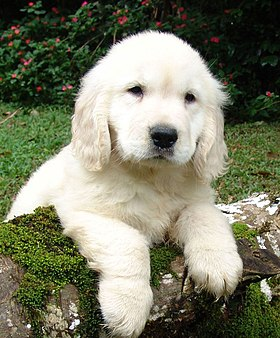
#> input picture Deep_Learning/20200122/dog.jpg, 280 x 338 px, found by its file name
$ jupyter execute --allow-errors 1.1_Object_detection.ipynb   (shell and % lines are left out)
#> lines starting #> are read from the running program, lines starting #| are printed output that depends on the picture; after the words box and inside, x2 and y2 are one past the last pixel; in counts of white or black regions, pixels touching at a corner belong together
[cell 1]
import cv2, numpy as np
import math
import time
import random

from matplotlib import pyplot as plt

from bokeh.plotting import figure #pip install bokeh
from bokeh.io import output_notebook, show, push_notebook


output_notebook()


def imshow(tit, image) :
    plt.title(tit)
    if len(image.shape) == 3 :
        plt.imshow(cv2.cvtColor(image, cv2.COLOR_BGR2RGB))
    else :
        plt.imshow(image, cmap="gray")
    plt.show()


def create_win(frames, scale=1.0) :
    global myImage

    all = []
    for f in frames :
        if len(f.shape ) !=  3 : f = cv2.cvtColor(f, cv2.COLOR_GRAY2BGR)
        all.append(f)
    frame = np.vstack(all)

    fr=cv2.cvtColor(frame, cv2.COLOR_BGR2RGBA) # because Bokeh expects a RGBA image
    fr=cv2.flip(fr, -1) # because Bokeh flips vertically
    width=fr.shape[1]
    height=fr.shape[0]

    p = figure(x_range=(0,width), y_range=(0,height), output_backend="webgl", width=int(width*scale), height=int(height*scale))
    myImage = p.image_rgba(image=[fr], x=0, y=0, dw=width, dh=height)
    show(p, notebook_handle=True)


def update_win(frames) :

    all = []
    for f in frames :
        if len(f.shape ) !=  3 : f = cv2.cvtColor(f, cv2.COLOR_GRAY2BGR)
        all.append(f)
    frame = np.vstack(all)

    fr=cv2.cvtColor(frame, cv2.COLOR_BGR2RGBA)
    fr=cv2.flip(fr, -1)
    myImage.data_source.data['image']=[fr]
    push_notebook()

[cell 2]
#adaboost 방식은 느리기 때문에 cascade 방식을 사용
#통상적인 전면얼굴은 검출 잘됨 - haarcascade_frontalface_default
#눈 검출 - haarcascade_eye
#classifier = cv2.CascadeClassifier('haarcascade_frontalface_default.xml')
classifier = cv2.CascadeClassifier('haarcascade_eye.xml')

#jpg
src = cv2.imread('pic/dog.jpg')
#> src is the input picture: shape (338, 280, 3); mean B, G, R 103.6, 125.2, 123.2

faces = classifier.detectMultiScale(src)
#> faces = ()

#해상도가 작으면 찾기 어렵다
#회전되어 있는 얼굴은 회전을 해주고 검출해야 함
for (x, y, w, h) in faces:
    cv2.rectangle(src, (x, y), (x + w, y + h), (255, 0, 255), 2)
#> this loop made 0 passes
imshow('src', src)

[cell 3]
#얼굴은 공통부분이 많으나
#눈은 패턴부분이 너무 단순하므로 학습을 잘 시켜도 눈이 아니어도 눈으로 검출할 가능성이 크다. 즉 눈 검출이 어렵다.
#눈은 고주파 성분이 너무 없다.

[cell 4]
face_classifier = cv2.CascadeClassifier('haarcascade_frontalface_default.xml')
eye_classifier = cv2.CascadeClassifier('haarcascade_eye.xml')

src = cv2.imread('pic/kids.png')
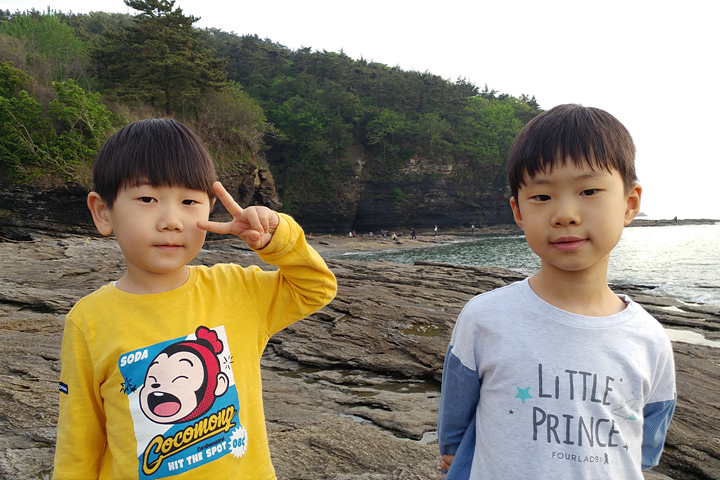
#> input picture Deep_Learning/20200128/pic/kids.png, 720 x 480 px
#> src is the input picture: shape (480, 720, 3); mean B, G, R 116.9, 134.4, 141.2

faces = face_classifier.detectMultiScale(src)
#> faces = [[113, 158, 112, 112], [504, 145, 126, 126]]

for (x1, y1, w1, h1) in faces:
        cv2.rectangle(src, (x1, y1), (x1 + w1, y1 + h1), (255, 0, 255), 2)

        #faceROI = src[y1:y1 + h1, x1:x1 + w1] #얼굴 부분만 체크
        print(x1, y1, w1,h1)
        faceROI = src[y1:y1 + (h1), x1:x1 + w1]#얼굴의 높이의 반정도 주면 입이 눈으로 인식되는 부분을 피할 수 있따.
        eyes = eye_classifier.detectMultiScale(faceROI) #얼굴부분에서만 눈 체크

        for (x2, y2, w2, h2) in eyes:
            center = (int(x2 + w2 / 2), int(y2 + h2 / 2))
            cv2.circle(faceROI, center, int(w2 / 2), (255, 0, 0), 2, cv2.LINE_AA)
#> this loop made 2 passes
#> (x1, y1, w1, h1, eyes) on passes 1 to 2: (113, 158, 112, 112, [[21, 29, 26, 26], [63, 30, 25, 25]]), (504, 145, 126, 126, [[62, 24, 41, 41], [22, 34, 34, 34]])
#| 113 158 112 112
#| 504 145 126 126
#> pass 1, `faceROI = src[y1:y1 + (h1), x1:x1 + w1]#얼굴의 높이의 반정도 주면 입이 눈으로 인식되는 부분을..`:
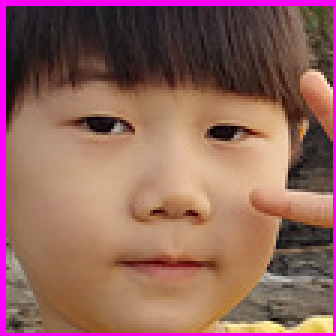
#> faceROI: shape (112, 112, 3) (shown 3 times larger); mean B, G, R 92.3, 100.2, 144.8
#> pass 2, `faceROI = src[y1:y1 + (h1), x1:x1 + w1]#얼굴의 높이의 반정도 주면 입이 눈으로 인식되는 부분을..`:
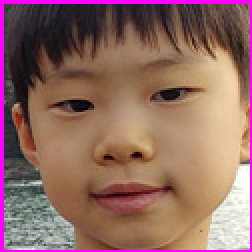
#> faceROI: shape (126, 126, 3) (shown 2 times larger); mean B, G, R 98.1, 106, 144.6
#> after the loop:
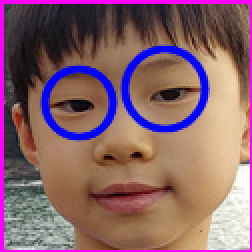
#> faceROI: shape (126, 126, 3) (shown 2 times larger); 7.77% of pixels changed, all inside (x1, y1, x2, y2) = (20, 22, 106, 71)
#> after the loop:
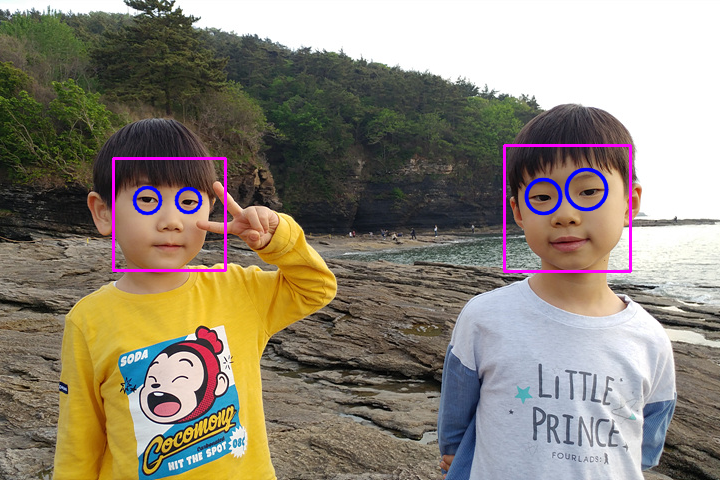
#> src: shape (480, 720, 3); 1.41% of pixels changed, all inside (x1, y1, x2, y2) = (112, 144, 632, 273)

imshow('src', src)
